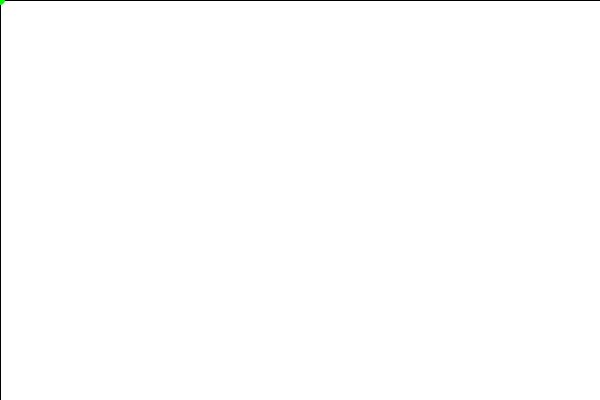
Frame 1 (no input)
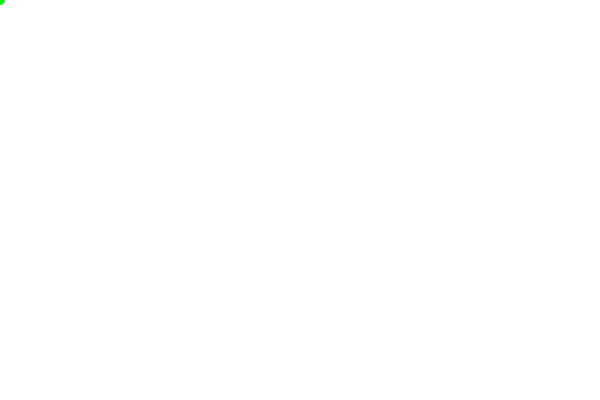
Frame 60 (the mouse pressed at the canvas centre just before this capture)
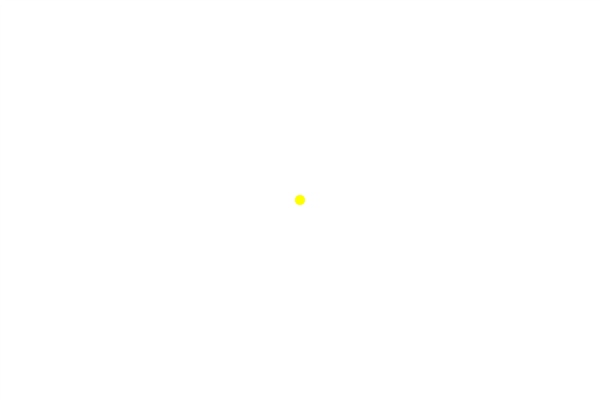
Frame 120 (the mouse held since frame 60 and released just before this capture)

The Processing sketch that drew these frames (run headless with seeded random() and noise(); from frame 60 on, the mouse is pressed at the canvas centre):

// Processing sketch: nature_of_code_3
// ── nature_of_code_3.pde
/*
 Processing creates some default variables.
 These include width, height (size of the sketch).
 Also mousePressed records if the mouse button is down
 mouseX and mouseY store the current mouse position on the sketch
 
*/

void setup() {
  size(600,400);
  background(255);
}

void draw() {
  fill(255,127); // white with half transparency, try changing the second value
  rect(0,0,width,height); // the whole drawing suface
  
  if (mousePressed) {
    noStroke();
    fill(255,255,0);
    ellipse(mouseX, mouseY, 10, 10);
  } else {
    noStroke();
    fill(0,255,0);
    ellipse(mouseX, mouseY, 10, 10);
  }
}
